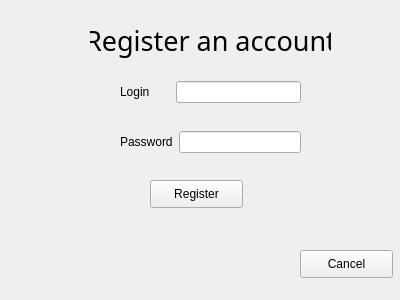
<?xml version="1.0" encoding="UTF-8"?>
<ui version="4.0">
 <class>Form</class>
 <widget class="QWidget" name="Form">
  <property name="geometry">
   <rect>
    <x>0</x>
    <y>0</y>
    <width>400</width>
    <height>300</height>
   </rect>
  </property>
  <property name="windowTitle">
   <string>Register an account</string>
  </property>
  <property name="windowIcon">
   <iconset>
    <normaloff>images/icon.jpg</normaloff>images/icon.jpg</iconset>
  </property>
  <widget class="QLabel" name="label">
   <property name="geometry">
    <rect>
     <x>90</x>
     <y>10</y>
     <width>241</width>
     <height>61</height>
    </rect>
   </property>
   <property name="font">
    <font>
     <family>Adobe Devanagari</family>
     <pointsize>20</pointsize>
    </font>
   </property>
   <property name="layoutDirection">
    <enum>Qt::LeftToRight</enum>
   </property>
   <property name="text">
    <string>Register an account</string>
   </property>
   <property name="alignment">
    <set>Qt::AlignCenter</set>
   </property>
  </widget>
  <widget class="QWidget" name="layoutWidget">
   <property name="geometry">
    <rect>
     <x>120</x>
     <y>80</y>
     <width>181</width>
     <height>24</height>
    </rect>
   </property>
   <layout class="QHBoxLayout" name="horizontalLayout">
    <item>
     <widget class="QLabel" name="label_2">
      <property name="text">
       <string>Login      </string>
      </property>
     </widget>
    </item>
    <item>
     <widget class="QLineEdit" name="editUsername"/>
    </item>
   </layout>
  </widget>
  <widget class="QLabel" name="label_4">
   <property name="geometry">
    <rect>
     <x>30</x>
     <y>30</y>
     <width>54</width>
     <height>51</height>
    </rect>
   </property>
   <property name="text">
    <string/>
   </property>
   <property name="pixmap">
    <pixmap>images/small_log.png</pixmap>
   </property>
  </widget>
  <widget class="QWidget" name="layoutWidget_3">
   <property name="geometry">
    <rect>
     <x>120</x>
     <y>130</y>
     <width>181</width>
     <height>24</height>
    </rect>
   </property>
   <layout class="QHBoxLayout" name="horizontalLayout_2" stretch="0,0">
    <item>
     <widget class="QLabel" name="label_3">
      <property name="text">
       <string>Password</string>
      </property>
     </widget>
    </item>
    <item>
     <widget class="QLineEdit" name="editPassword"/>
    </item>
   </layout>
  </widget>
  <widget class="QPushButton" name="pushButtonRegister">
   <property name="geometry">
    <rect>
     <x>150</x>
     <y>180</y>
     <width>93</width>
     <height>28</height>
    </rect>
   </property>
   <property name="text">
    <string>Register</string>
   </property>
  </widget>
  <widget class="QPushButton" name="pushButtonCancel">
   <property name="geometry">
    <rect>
     <x>300</x>
     <y>250</y>
     <width>93</width>
     <height>28</height>
    </rect>
   </property>
   <property name="text">
    <string>Cancel</string>
   </property>
  </widget>
 </widget>
 <resources/>
 <connections/>
</ui>
